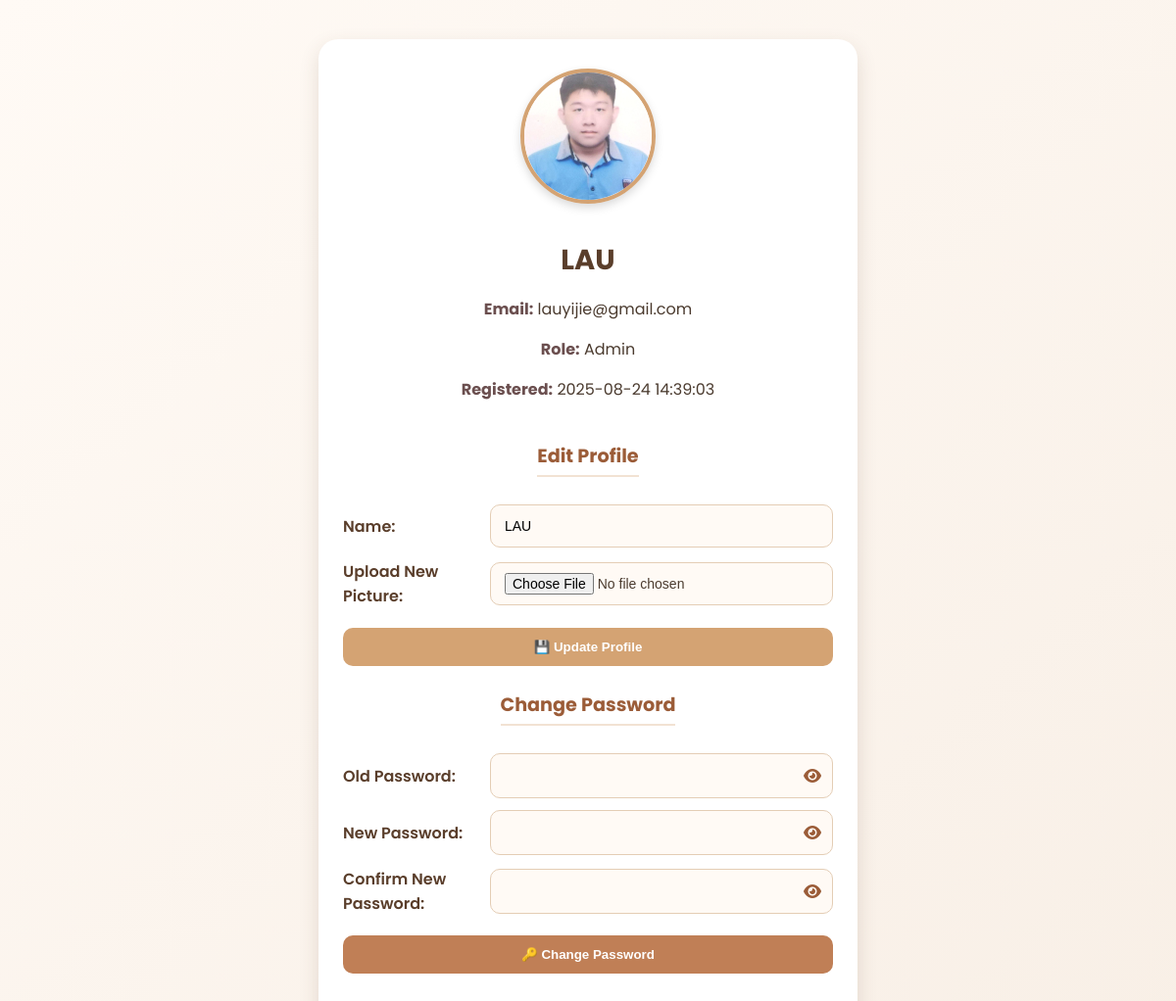
Page /CODES/Admin/profile.php (signed in) on the committed database.
### tables this page shows
CREATE TABLE `users` (
  `id` int(11) NOT NULL,
  `name` varchar(100) NOT NULL,
  `email` varchar(100) NOT NULL,
  `password` varchar(255) NOT NULL,
  `role` enum('admin','staff') DEFAULT 'staff',
  `date_registered` timestamp NOT NULL DEFAULT current_timestamp(),
  `profile_image` varchar(255) DEFAULT 'default.png',
  `otp` varchar(6) DEFAULT NULL
);

### CODES/Admin/profile.php (the view, shortened to what this page needs)
<?php
$conn = new mysqli("localhost", "root", "", "milk_tea_shop");
$user_id = $_SESSION['user_id'];
$result = $conn->query("SELECT * FROM users WHERE id=$user_id");
$user = $result->fetch_assoc();
?>
<!DOCTYPE html>
<html lang="en">
<head>
  <link rel="stylesheet" href="https://cdnjs.cloudflare.com/ajax/libs/font-awesome/6.4.0/css/all.min.css">
</head>
<body>
<div class="profile-container">
  <div class="profile-card">
    <img src="uploads/<?php echo $user['profile_image']; ?>" alt="Profile Picture"><br>
    <h1><?php echo $user['name']; ?></h1>
    <p><strong>Email:</strong> <?php echo $user['email']; ?></p>
    <p><strong>Role:</strong> <?php echo ucfirst($user['role']); ?></p>
    <p><strong>Registered:</strong> <?php echo $user['date_registered']; ?></p>
  </div>
  <h2>Edit Profile</h2>
  <form method="POST" enctype="multipart/form-data">
    <div class="form-input">
      <label>Name:</label>
      <input type="text" name="name" value="<?php echo $user['name']; ?>" required>
    </div>
    <div class="form-input">
      <label>Upload New Picture:</label>
      <input type="file" name="profile_image" accept="image/*">
    </div>
    <button type="submit" name="update_profile" class="btn update">💾 Update Profile</button>
  </form>
<h2>Change Password</h2>
<form method="POST">
  <div class="form-input password-wrapper">
    <label>Old Password:</label>
    <div class="password-box">
      <input type="password" id="old_password" name="old_password" required>
      <i class="fa-solid fa-eye toggle-eye" onclick="togglePassword('old_password', this)"></i>
    </div>
  </div>
  <div class="form-input password-wrapper">
    <label>New Password:</label>
    <div class="password-box">
      <input type="password" id="new_password" name="new_password" required>
      <i class="fa-solid fa-eye toggle-eye" onclick="togglePassword('new_password', this)"></i>
    </div>
  </div>
  <div class="form-input password-wrapper">
    <label>Confirm New Password:</label>
    <div class="password-box">
      <input type="password" id="confirm_password" name="confirm_password" required>
      <i class="fa-solid fa-eye toggle-eye" onclick="togglePassword('confirm_password', this)"></i>
    </div>
  </div>
  <button type="submit" name="change_password" class="btn change">🔑 Change Password</button>
</form>
  <br>
</div>
</body>
</html>

### CODES/Admin/profile.php (style rules this page uses)
body { font-family: "Poppins", sans-serif; background: linear-gradient(to bottom right, #fffaf5, #f8efe6); margin: 0; padding: 40px; color: #4b3b2f; }
.profile-container { max-width: 500px; margin: 0 auto; background: #ffffff; border-radius: 20px; box-shadow: 0 8px 20px rgba(90, 62, 43, 0.15); padding: 30px 25px; text-align: center; }
.profile-card img { width: 130px; height: 130px; border-radius: 50%; object-fit: cover; border: 4px solid #d4a373; box-shadow: 0 4px 10px rgba(0,0,0,0.15); margin-bottom: 10px; }
h1 { font-size: 1.8rem; color: #5a3e2b; margin-bottom: 5px; }
h2 { margin-top: 25px; color: #9b5c38; font-size: 1.2rem; border-bottom: 2px solid #f2e2d3; display: inline-block; padding-bottom: 5px; }
form { width: 100%; margin-top: 10px; text-align: left; }
.form-input { display: flex; align-items: center; justify-content: space-between; margin: 12px 0; }
.form-input label { width: 150px; font-weight: 600; color: #5a3e2b; flex-shrink: 0; }
input[type="text"], input[type="file"], input[type="password"] { width: 100%; height: 44px; padding: 10px 14px; border-radius: 10px; border: 1px solid #e4cdb5; background: #fffaf5; outline: none; font-size: 14px; box-sizing: border-box; }
.password-wrapper { position: relative; flex: 1; }
.password-wrapper input[type="password"], .password-wrapper input[type="text"] { width: 100%; height: 46px; padding: 10px 45px 10px 14px; border-radius: 10px; border: 1px solid #e4cdb5; background: #fffaf5; outline: none; font-size: 15px; box-sizing: border-box; transition: border-color 0.3s ease; }
.btn { width: 100%; padding: 12px 0; border-radius: 10px; border: none; cursor: pointer; font-weight: 600; transition: background 0.3s ease; margin-top: 8px; }
.update { background: #d4a373; color: #fff; }
.change { background: #c07f56; color: #fff; }
p strong { color: #6b4f4f; }
.password-wrapper { position: relative; }
.password-box { position: relative; width: 100%; }
.password-box input { width: 100%; padding: 10px 40px 10px 10px; border-radius: 10px; border: 1px solid #e4cdb5; background: #fffaf5; outline: none; font-size: 14px; box-sizing: border-box; }
.toggle-eye { position: absolute; right: 12px; top: 50%; transform: translateY(-50%); cursor: pointer; font-size: 16px; color: #9b5c38; transition: color 0.2s ease; }

### rows in the picture
users: profile_image (picture), name "LAU", email "lauyijie@gmail.com", role "Admin", date_registered "2025-08-24 14:39:03"
